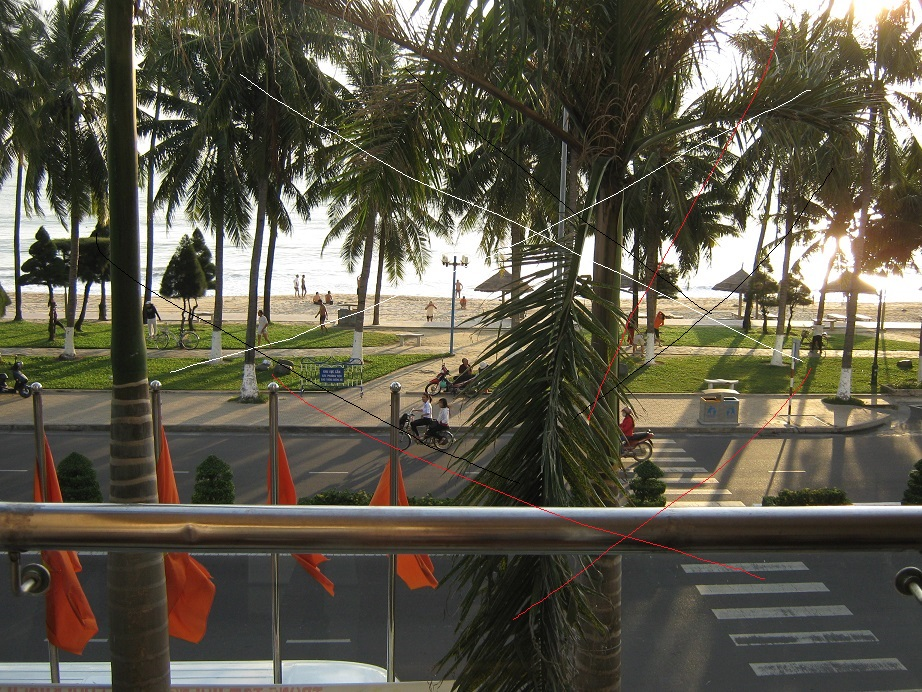
#> input picture Photos/MyPhoto1.jpg, 922 x 692 px
$ python run.py
#> lines starting #> are read from the running program, lines starting #| are printed output that depends on the picture
### Libraries/ImageProcessingSteps.py
import cv2
import numpy as np

from Libraries.Core import ImageInfo


class ImageProcessingStep:
    """Шаг обработки изображений"""

    def process(self,info):
        """Выполнить обработку"""
        pass

class MedianBlurProcessingStep(ImageProcessingStep):
    """Шаг, отвечающий за предобработку типа Медианная фильтрация"""

    def __init__(self,ksize):
        """Конструктор
        ksize - размер ядра фильтра"""

        self.ksize=ksize

    def process(self,info):
        """Выполнить обработку"""

        median_image = cv2.medianBlur(info.image, self.ksize)
        return ImageInfo(median_image)

class ThresholdProcessingStep(ImageProcessingStep):
    """Шаг, отвечающий за бинаризацию"""

    # [6 lines left out: function process, not called in this run]

class ContourProcessingStep(ImageProcessingStep):
    """Шаг, отвечающий за выделение контуров"""

    # [17 lines left out: function process, not called in this run]

class ContourApproximationProcessingStep(ImageProcessingStep):
    """Шаг, отвечающий за апроксимацию контуров"""

    # [32 lines left out: functions __init__, process, not called in this run]

### Libraries/Core.py
class Engine:
    """"Движок"""

    def __init__(self):
        """Конструктор"""

        self.steps=[]

    def process(self, image):
        """Выполнить обработку.
        image - изображение"""

        current_info=ImageInfo(image)
        history=[]
        for step in self.steps:
            history.append(current_info)
            current_info=step.process(current_info)
        return current_info, history

class ImageInfo:
    """Содержимое картинки, включая результаты обработки"""

    def __init__(self,image):
        """Конструктор"""

        self.image=image

### Exec/run.py
import cv2

from Libraries.Core import Engine
from Libraries.ImageProcessingSteps import MedianBlurProcessingStep

my_photo = cv2.imread('../Photos/MyPhoto1.jpg')
#> my_photo is the input picture: shape (692, 922, 3); mean B, G, R 74.8, 89.8, 94
core=Engine()
core.steps.append(MedianBlurProcessingStep(5))
res,history=core.process(my_photo)
#> the loop in process, `for step in self.steps:` made 1 pass
#> pass 1, in process, `median_image = cv2.medianBlur(info.image, self.ksize)`:
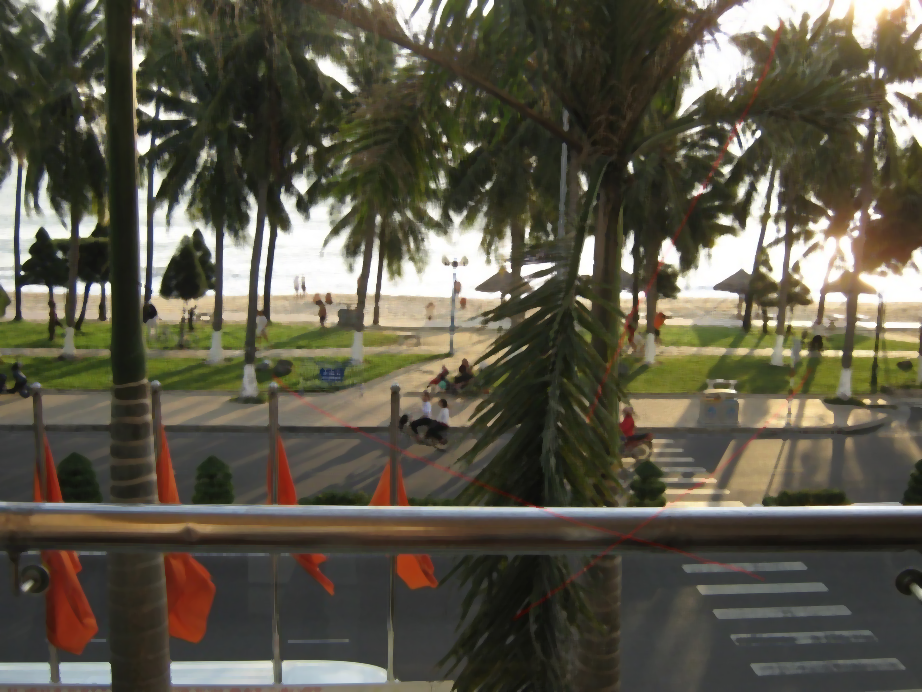
#> median_image: shape (692, 922, 3); mean B, G, R 72.8, 87.7, 91.8
#> after the loop in process, `for step in self.steps:`: history = 1 item
#> history = 1 item

i=1
for info in history:
    cv2.imshow('image'+str(i), info.image) # выводим изображение в окно
    i=i+1
#> this loop made 1 pass
#> i on pass 1: 2
#> after the loop, i = 2
cv2.imshow('res', res.image)


cv2.waitKey()
cv2.destroyAllWindows()
